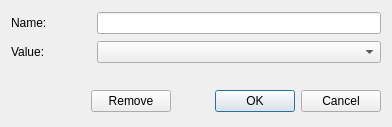
<?xml version="1.0" encoding="UTF-8"?>
<ui version="4.0">
 <class>C_UiBoolRecordProperties</class>
 <widget class="QDialog" name="C_UiBoolRecordProperties">
  <property name="geometry">
   <rect>
    <x>0</x>
    <y>0</y>
    <width>392</width>
    <height>127</height>
   </rect>
  </property>
  <property name="windowTitle">
   <string>Real</string>
  </property>
  <layout class="QVBoxLayout" name="verticalLayout_2">
   <item>
    <layout class="QHBoxLayout" name="horizontalLayout_3">
     <item>
      <widget class="QLabel" name="label_2">
       <property name="minimumSize">
        <size>
         <width>80</width>
         <height>0</height>
        </size>
       </property>
       <property name="maximumSize">
        <size>
         <width>80</width>
         <height>16777215</height>
        </size>
       </property>
       <property name="text">
        <string>Name:</string>
       </property>
      </widget>
     </item>
     <item>
      <widget class="QLineEdit" name="NameLineEdit">
       <property name="minimumSize">
        <size>
         <width>200</width>
         <height>0</height>
        </size>
       </property>
      </widget>
     </item>
    </layout>
   </item>
   <item>
    <layout class="QHBoxLayout" name="horizontalLayout_2">
     <item>
      <widget class="QLabel" name="label">
       <property name="minimumSize">
        <size>
         <width>80</width>
         <height>0</height>
        </size>
       </property>
       <property name="maximumSize">
        <size>
         <width>80</width>
         <height>16777215</height>
        </size>
       </property>
       <property name="text">
        <string>Value:</string>
       </property>
      </widget>
     </item>
     <item>
      <widget class="QComboBox" name="ComboBox">
       <property name="minimumSize">
        <size>
         <width>200</width>
         <height>0</height>
        </size>
       </property>
      </widget>
     </item>
    </layout>
   </item>
   <item>
    <spacer name="verticalSpacer">
     <property name="orientation">
      <enum>Qt::Vertical</enum>
     </property>
     <property name="sizeType">
      <enum>QSizePolicy::Fixed</enum>
     </property>
     <property name="sizeHint" stdset="0">
      <size>
       <width>20</width>
       <height>20</height>
      </size>
     </property>
    </spacer>
   </item>
   <item>
    <layout class="QHBoxLayout" name="horizontalLayout">
     <item>
      <spacer name="horizontalSpacer">
       <property name="orientation">
        <enum>Qt::Horizontal</enum>
       </property>
       <property name="sizeType">
        <enum>QSizePolicy::Fixed</enum>
       </property>
       <property name="sizeHint" stdset="0">
        <size>
         <width>80</width>
         <height>20</height>
        </size>
       </property>
      </spacer>
     </item>
     <item>
      <widget class="QPushButton" name="RemoveButton">
       <property name="text">
        <string>Remove</string>
       </property>
      </widget>
     </item>
     <item>
      <widget class="QDialogButtonBox" name="ButtonBox">
       <property name="minimumSize">
        <size>
         <width>200</width>
         <height>0</height>
        </size>
       </property>
       <property name="orientation">
        <enum>Qt::Horizontal</enum>
       </property>
       <property name="standardButtons">
        <set>QDialogButtonBox::Cancel|QDialogButtonBox::Ok</set>
       </property>
      </widget>
     </item>
    </layout>
   </item>
  </layout>
 </widget>
 <resources/>
 <connections>
  <connection>
   <sender>ButtonBox</sender>
   <signal>accepted()</signal>
   <receiver>C_UiBoolRecordProperties</receiver>
   <slot>accept()</slot>
   <hints>
    <hint type="sourcelabel">
     <x>248</x>
     <y>254</y>
    </hint>
    <hint type="destinationlabel">
     <x>157</x>
     <y>274</y>
    </hint>
   </hints>
  </connection>
  <connection>
   <sender>ButtonBox</sender>
   <signal>rejected()</signal>
   <receiver>C_UiBoolRecordProperties</receiver>
   <slot>reject()</slot>
   <hints>
    <hint type="sourcelabel">
     <x>316</x>
     <y>260</y>
    </hint>
    <hint type="destinationlabel">
     <x>286</x>
     <y>274</y>
    </hint>
   </hints>
  </connection>
 </connections>
</ui>
